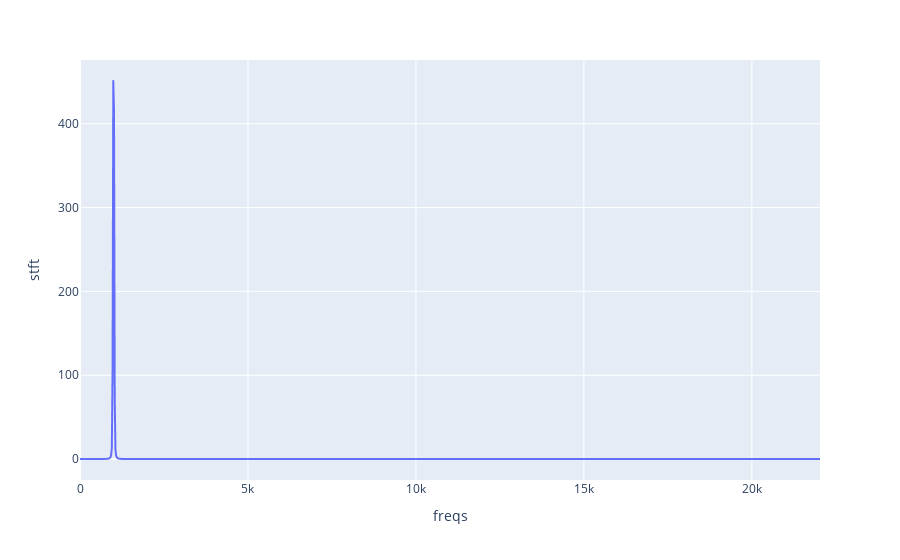

This figure's notebook cell:
### Code cell
import plotly.express as px
import pandas as pd
stft,freqs = calc_stft(test_blocked,44100)
df = pd.DataFrame()
df['stft']=stft[0]
df['freqs']=freqs[0]
fig = px.line(df,x='freqs',y='stft')
fig.show()

### Figure 1 — Plotly figure (JSON) as saved in the notebook; plotly's stock layout.template omitted (floating-point values rounded to 4 significant figures; data arrays with more than 128 entries replaced by an {"elided": "..."} marker saying what was removed)
{"data": [{"hovertemplate": "freqs=%{x}<br>stft=%{y}<extra></extra>", "legendgroup": "", "line": {"color": "#636efa", "dash": "solid"}, "mode": "lines", "name": "", "showlegend": false, "type": "scattergl", "x": {"elided": "1024 float values"}, "xaxis": "x", "y": {"elided": "1024 float values"}, "yaxis": "y"}], "layout": {"legend": {"tracegroupgap": 0}, "margin": {"t": 60}, "xaxis": {"anchor": "y", "domain": [0, 1], "title": {"text": "freqs"}}, "yaxis": {"anchor": "x", "domain": [0, 1], "title": {"text": "stft"}}}}
